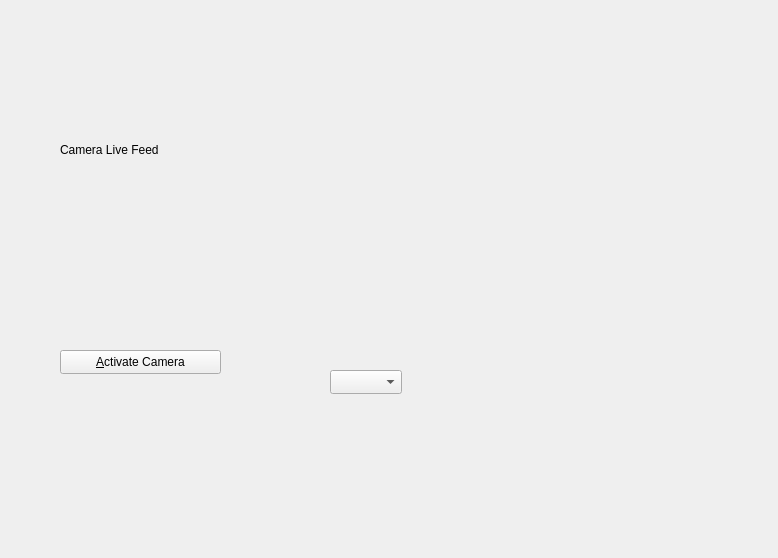
<?xml version="1.0" encoding="UTF-8"?>
<ui version="4.0">
 <class>Form</class>
 <widget class="QWidget" name="Form">
  <property name="geometry">
   <rect>
    <x>0</x>
    <y>0</y>
    <width>778</width>
    <height>558</height>
   </rect>
  </property>
  <property name="windowTitle">
   <string>Form</string>
  </property>
  <widget class="QPushButton" name="activate_camera_button">
   <property name="geometry">
    <rect>
     <x>60</x>
     <y>350</y>
     <width>161</width>
     <height>24</height>
    </rect>
   </property>
   <property name="text">
    <string>&amp;Activate Camera</string>
   </property>
  </widget>
  <widget class="QLabel" name="live_feed_label">
   <property name="geometry">
    <rect>
     <x>60</x>
     <y>30</y>
     <width>320</width>
     <height>240</height>
    </rect>
   </property>
   <property name="text">
    <string>Camera Live Feed</string>
   </property>
  </widget>
  <widget class="QComboBox" name="camera_select_dropdown">
   <property name="geometry">
    <rect>
     <x>330</x>
     <y>370</y>
     <width>72</width>
     <height>24</height>
    </rect>
   </property>
   <property name="currentText">
    <string/>
   </property>
  </widget>
 </widget>
 <resources/>
 <connections/>
</ui>
